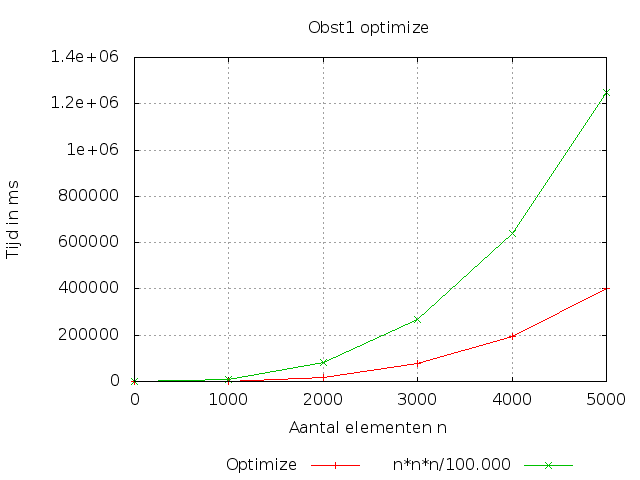

Recreate this plot in gnuplot.
#!/usr/bin/gnuplot
reset
set terminal png
set datafile separator ","
set title "Obst1 optimize"
set xlabel "Aantal elementen n"
set ylabel "Tijd in ms"
set autoscale
set key below
set grid

plot "obst1_optimize.csv" using 1:2 title "Optimize" w lp, \
     "obst1_optimize.csv" using 1:3 title "n*n*n/100.000" w lp
